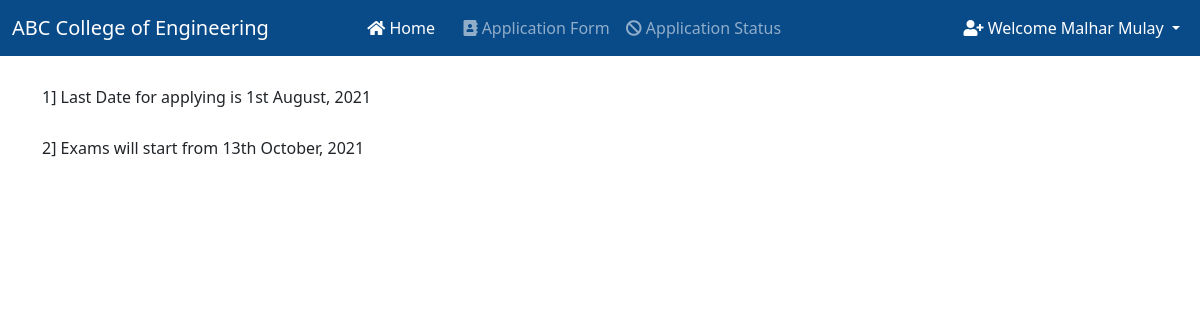
Screenshot of /notice/1/ (signed in) with the database file from the repository.
### college/models.py (models this page shows, shortened)
class Detail(models.Model):
    title = models.ForeignKey(Notice, on_delete=models.CASCADE)
    notice = models.CharField(max_length=200)

### college/views.py (the view)
# urls.py: path("notice/<int:myid>/", views.notice, name="notice"),
def notice(request, myid):
    notices = Notice.objects.filter(id=myid).first()
    details = Detail.objects.filter(title=notices)
    return render(request, "notice.html", {'details':details})

### college/templates/notice.html (shortened to what this page needs)
{% extends 'basic.html' %}
{% block home %} active {% endblock %}
{% block body %}
<div class="container mt-2">
{% for i in details %}
<h6 style="margin-top: 2rem;">{{forloop.counter}}] {{i.notice}}</h6>
{% endfor %}
</div>
{% endblock %}

### college/templates/basic.html (shortened to what this page needs)
<!doctype html>
<html lang="en">
  <head>
    <link href="https://cdn.jsdelivr.net/npm/bootstrap@5.0.2/dist/css/bootstrap.min.css" rel="stylesheet">
    <link rel="stylesheet" href="https://cdnjs.cloudflare.com/ajax/libs/font-awesome/5.15.3/css/all.min.css">
  </head>
  <body>
    <nav class="navbar navbar-expand-lg navbar-dark">
        <div class="container-fluid">
          <a class="navbar-brand" href="#">ABC College of Engineering</a>
          <div class="container w-75">
          <div class="collapse navbar-collapse" id="navbarSupportedContent">
            <ul class="navbar-nav me-auto mb-lg-0">
              <li class="nav-item">
                <a class="nav-link {% block home %} {% endblock %}" aria-current="page" href="/"><i class="fa fa-home"></i> Home</a>
              </li>
              {% if user.is_authenticated %}
              <li class="nav-item">
                <a class="nav-link {% block application_form %} {% endblock %}" href="/application_form/"><i class="fa fa-address-book"></i> Application Form </a>
              </li>
              <li class="nav-item">
                <a class="nav-link {% block status %} {% endblock %}" href="/status/"><i class="fa fa-ban"></i> Application Status</a>
              </li>
            </ul>
          </div>
          </div>
          <div class="collapse navbar-collapse" id="navbarNavDarkDropdown">
            <ul class="navbar-nav">
              <li class="nav-item dropdown">
                <a class="nav-link active dropdown-toggle" href="#" id="navbarDarkDropdownMenuLink" role="button" data-bs-toggle="dropdown" aria-expanded="false">
                <i class="fa fa-user-plus"></i>  Welcome {{request.user.get_full_name}}
                </a>
              </li>
            </ul>
          </div>
          {% endif %}
        </div>
      </nav>
    {% block body %}
    {% endblock %}
  </body>
</html>

### college/templates/basic.html (style rules this page uses)
.navbar { background-color: #094a89;; }

### rows the page displays
Detail: notice "Last Date for applying is 1st August, 2021"
Detail: notice "Exams will start from 13th October, 2021"

### other values shown
{{ request.user.get_full_name }} "Malhar Mulay"
